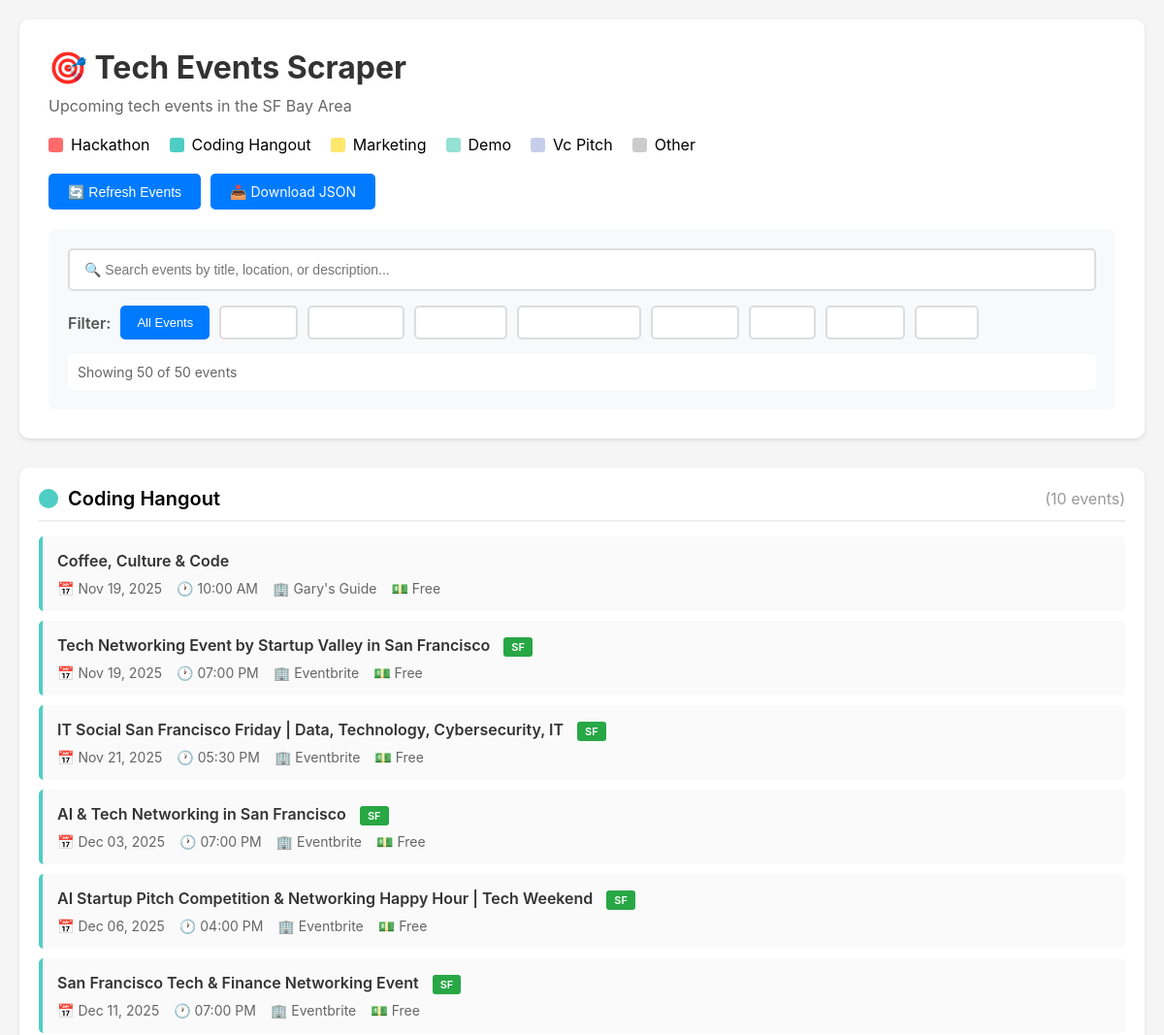
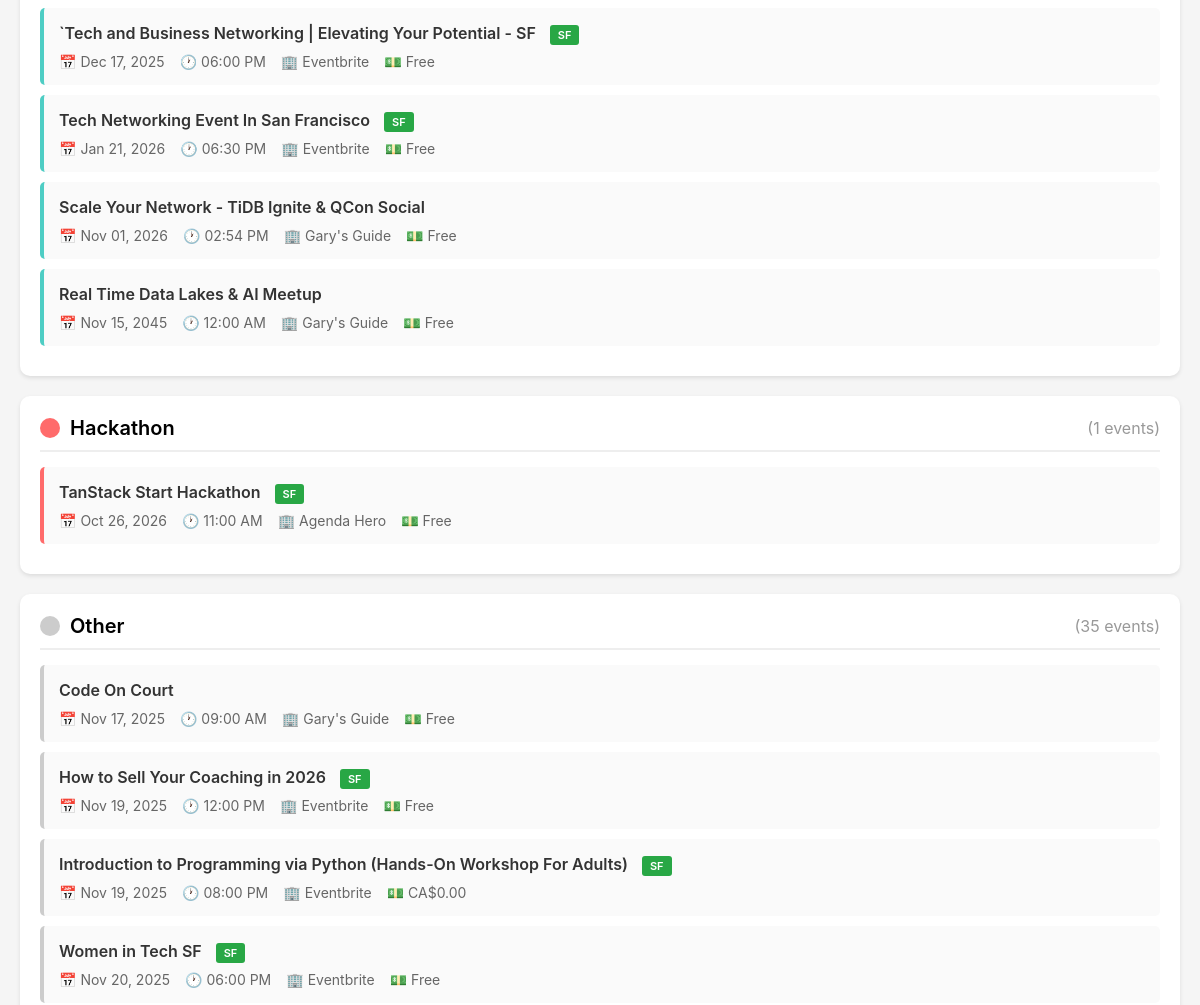
Before: / (upper part) with the older database file (2 pictures, top to bottom).
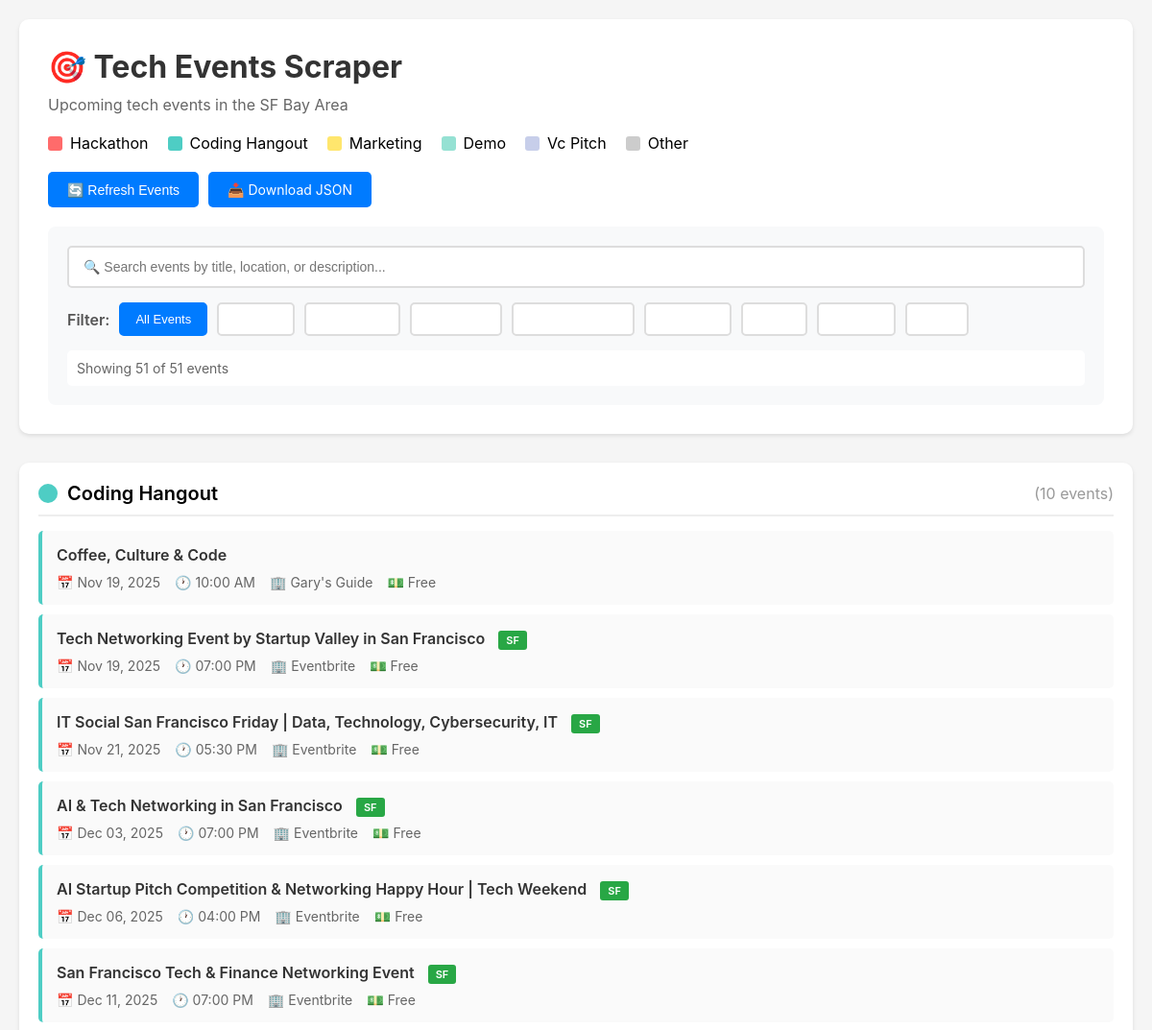
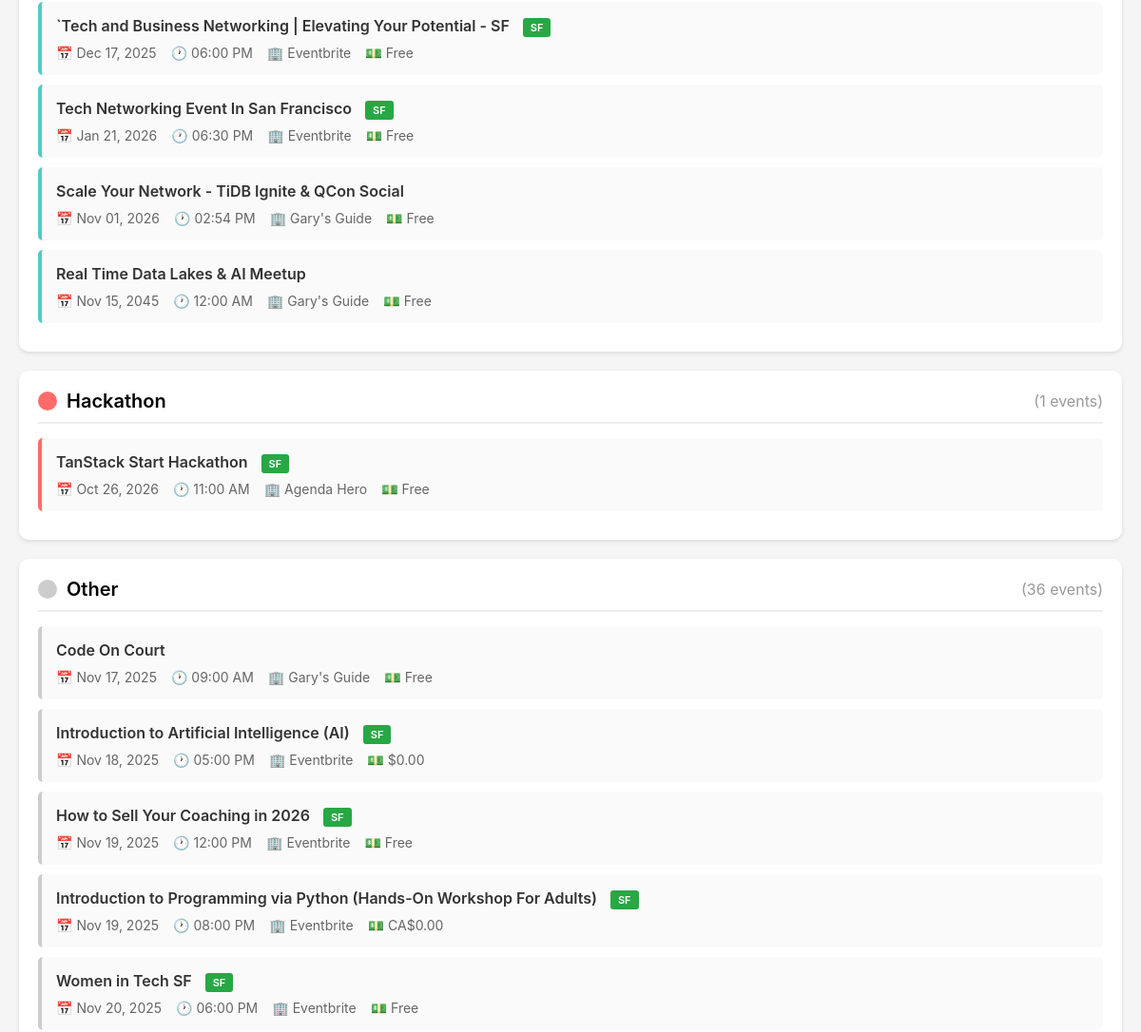
After: the same page with the newer database file (2 pictures, top to bottom).
### tables this page shows
CREATE TABLE events (
    id INTEGER PRIMARY KEY AUTOINCREMENT,
    title VARCHAR(500) NOT NULL,
    event_date TEXT NOT NULL,  -- Changed from DATE to TEXT
    event_time TEXT,            -- Changed from TIME to TEXT
    location VARCHAR(500),
    url VARCHAR(1000) UNIQUE,
    description TEXT,
    category VARCHAR(50),
    source VARCHAR(100),
    price VARCHAR(100),
    created_at TIMESTAMP DEFAULT CURRENT_TIMESTAMP,
    updated_at TIMESTAMP DEFAULT CURRENT_TIMESTAMP,
    UNIQUE(title, event_date)
);

### app.py (the view)
@app.route('/')
def index():
    events = get_all_events()
    for event in events:
        event['color'] = CATEGORY_COLORS.get(event['category'], '#CCCCCC')
        event['is_sf'] = is_sf_location(event.get('location', ''))
        if event.get('event_date'):
            if isinstance(event['event_date'], str):
                try:
                    event['event_date'] = datetime.strptime(event['event_date'], '%Y-%m-%d').date()
                except:
                    pass
        if event.get('event_time'):
            if isinstance(event['event_time'], str):
                try:
                    event['event_time'] = datetime.strptime(event['event_time'], '%H:%M:%S').time()
                except:
                    try:
                        event['event_time'] = datetime.strptime(event['event_time'], '%H:%M:%S.%f').time()
                    except:
                        pass
    events_by_category = {}
    for event in events:
        category = event['category']
        if category not in events_by_category:
            events_by_category[category] = []
        events_by_category[category].append(event)
    Thread(target=export_to_json, args=(events,)).start()
    return render_template('index.html',
                         events_by_category=events_by_category,
                         category_colors=CATEGORY_COLORS)

### database/db_helper.py (called while the page is built)
@contextmanager
def get_db_connection():
    conn = sqlite3.connect(DB_PATH)
    conn.row_factory = sqlite3.Row  # Return rows as dictionaries
    try:
        yield conn
    finally:
        conn.close()

def get_all_events():
    with get_db_connection() as conn:
        cur = conn.cursor()
        cur.execute("""
            SELECT * FROM events
            WHERE event_date >= date('now')
            ORDER BY category, event_date, event_time
        """)
        return [dict(row) for row in cur.fetchall()]

### scrapers/categorizer.py (called while the page is built)
def is_sf_location(location):
    if not location:
        return False
    location_lower = location.lower()
    return any(sf_keyword in location_lower for sf_keyword in Config.SF_LOCATIONS)

### templates/index.html (shortened to what this page needs)
<!DOCTYPE html>
<html lang="en">
<head>
</head>
<body>
    <div class="container">
        <header>
            <h1>🎯 Tech Events Scraper</h1>
            <p class="subtitle">Upcoming tech events in the SF Bay Area</p>
            <div class="legend">
                {% for category, color in category_colors.items() %}
                <div class="legend-item">
                    <div class="legend-color" style="background: {{ color }}"></div>
                    <span>{{ category.replace('_', ' ').title() }}</span>
                </div>
                {% endfor %}
            </div>
            <div class="controls">
                <button onclick="refreshEvents()">🔄 Refresh Events</button>
                <a href="/static/events_export.json" download class="button">
                    📥 Download JSON
                </a>
            </div>
            <div class="search-filter">
                <input type="text"
                       id="searchBox"
                       class="search-box"
                       placeholder="🔍 Search events by title, location, or description..."
                       onkeyup="filterEvents()">
                <div class="filter-group">
                    <span class="filter-label">Filter:</span>
                    <button class="filter-btn active" onclick="filterByCategory('all')">All Events</button>
                    <button class="filter-btn" onclick="filterByLocation('sf')">SF Only</button>
                    <button class="filter-btn" onclick="filterBySource('all')">All Sources</button>
                    {% for category in category_colors.keys() %}
                    <button class="filter-btn" onclick="filterByCategory('{{ category }}')">
                    </button>
                    {% endfor %}
                </div>
                <div class="stats" id="stats">
                </div>
            </div>
        </header>
        {% for category, events in events_by_category.items() %}
        <div class="category-section">
            <div class="category-header">
                <div class="category-indicator" style="background: {{ category_colors[category] }}"></div>
                <h2 class="category-title">{{ category.replace('_', ' ') }}</h2>
                <span class="event-count">({{ events|length }} events)</span>
            </div>
            {% for event in events %}
            <div class="event-card" style="border-left-color: {{ event.color }}" onclick="toggleDetails(this)">
                <div class="event-header">
                    <div class="event-title">
                        <a href="{{ event.url }}" target="_blank" onclick="event.stopPropagation()">
                            {{ event.title }}
                        </a>
                        {% if event.is_sf %}
                        <span class="sf-badge">SF</span>
                        {% endif %}
                    </div>
                </div>
                <div class="event-meta">
                    <div class="meta-item">
                        📅 {{ event.event_date.strftime('%b %d, %Y') if event.event_date else 'TBD' }}
                    </div>
                    {% if event.event_time %}
                    <div class="meta-item">
                        🕐 {{ event.event_time.strftime('%I:%M %p') }}
                    </div>
                    {% endif %}
                    <div class="meta-item">
                        🏢 {{ event.source }}
                    </div>
                    {% if event.price %}
                    <div class="meta-item">
                        💵 {{ event.price }}
                    </div>
                    {% endif %}
                </div>
            </div>
            {% endfor %}
        </div>
        {% endfor %}
    </div>
</body>
</html>

### templates/index.html (style rules this page uses)
* { margin: 0; padding: 0; box-sizing: border-box; }
body { font-family: -apple-system, BlinkMacSystemFont, 'Segoe UI', Roboto, sans-serif; background: #f5f5f5; padding: 20px; }
.container { max-width: 1200px; margin: 0 auto; }
header { background: white; padding: 30px; border-radius: 10px; margin-bottom: 30px; box-shadow: 0 2px 4px rgba(0,0,0,0.1); }
h1 { color: #333; margin-bottom: 10px; }
.subtitle { color: #666; margin-bottom: 20px; }
.controls { margin-top: 20px; display: flex; gap: 10px; }
button, .button { background: #007bff; color: white; border: none; padding: 10px 20px; border-radius: 5px; cursor: pointer; font-size: 14px; text-decoration: none; display: inline-block; }
.category-section { background: white; padding: 20px; border-radius: 10px; margin-bottom: 20px; box-shadow: 0 2px 4px rgba(0,0,0,0.1); }
.category-header { display: flex; align-items: center; margin-bottom: 15px; padding-bottom: 10px; border-bottom: 2px solid #eee; }
.category-indicator { width: 20px; height: 20px; border-radius: 50%; margin-right: 10px; }
.category-title { font-size: 20px; font-weight: 600; text-transform: capitalize; }
.event-count { color: #999; margin-left: auto; }
.event-card { border-left: 4px solid; padding: 15px; margin-bottom: 10px; background: #fafafa; border-radius: 5px; cursor: pointer; transition: all 0.2s; }
.event-header { display: flex; justify-content: space-between; align-items: start; margin-bottom: 10px; }
.event-title { font-weight: 600; font-size: 16px; color: #333; flex: 1; }
.event-title a { color: #333; text-decoration: none; }
.sf-badge { background: #28a745; color: white; padding: 3px 8px; border-radius: 3px; font-size: 11px; font-weight: 600; margin-left: 10px; }
.event-meta { display: flex; gap: 15px; font-size: 14px; color: #666; flex-wrap: wrap; }
.meta-item { display: flex; align-items: center; gap: 5px; }
.legend { display: flex; gap: 20px; flex-wrap: wrap; margin-top: 15px; }
.legend-item { display: flex; align-items: center; gap: 8px; }
.legend-color { width: 15px; height: 15px; border-radius: 3px; }
.search-filter { background: #f8f9fa; padding: 20px; border-radius: 8px; margin-top: 20px; }
.search-box { width: 100%; padding: 12px 15px; border: 2px solid #ddd; border-radius: 5px; font-size: 14px; margin-bottom: 15px; }
.filter-group { display: flex; gap: 10px; flex-wrap: wrap; align-items: center; }
.filter-label { font-weight: 600; color: #555; }
.filter-btn { padding: 8px 15px; border: 2px solid #ddd; background: white; border-radius: 5px; cursor: pointer; font-size: 13px; transition: all 0.2s; }
.filter-btn.active { background: #007bff; color: white; border-color: #007bff; }
.stats { margin-top: 15px; padding: 10px; background: white; border-radius: 5px; font-size: 14px; color: #666; }

Changed rows visible on the page:
computed for events "Other": events "35" → "36"
added events: title "Introduction to Artificial Intelligence (AI)", shows "SF", event_date "Nov 18, 2025", event_time "05:00 PM", source "Eventbrite", price "$0.00", shown under "Other"
Other visible differences:
text written by a page script: "Showing 50 of 50 events" → "Showing 51 of 51 events"
